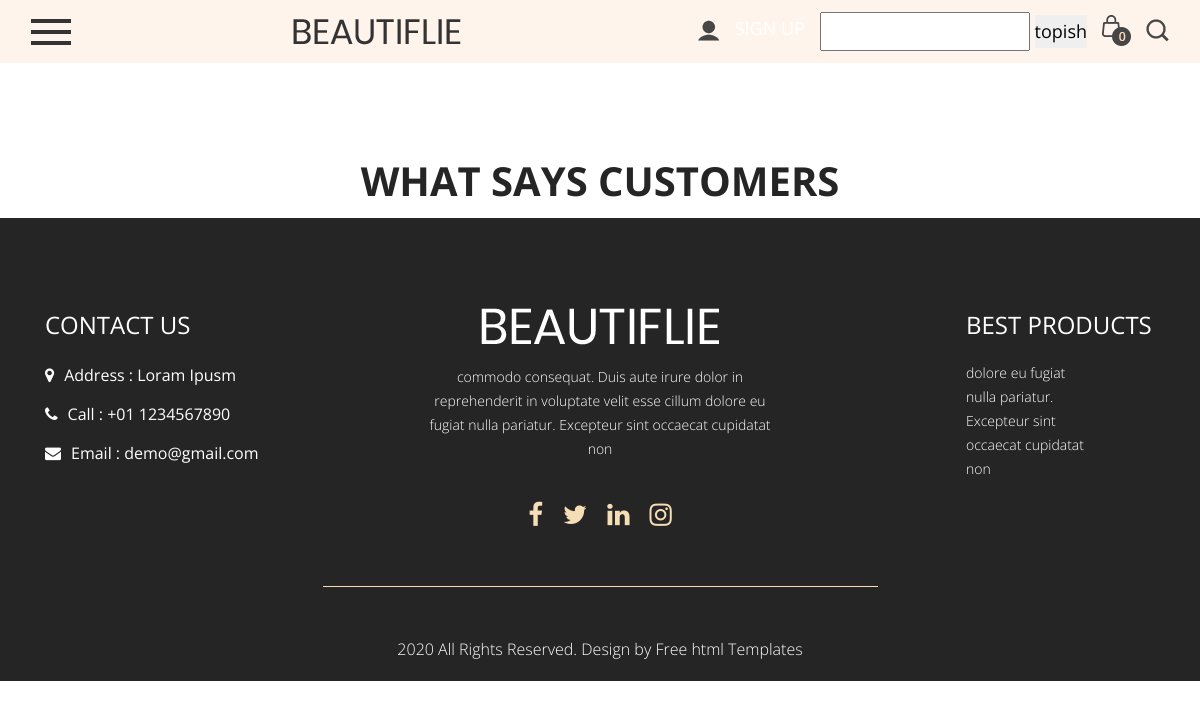
/client/, run on an earlier commit of the app's database.
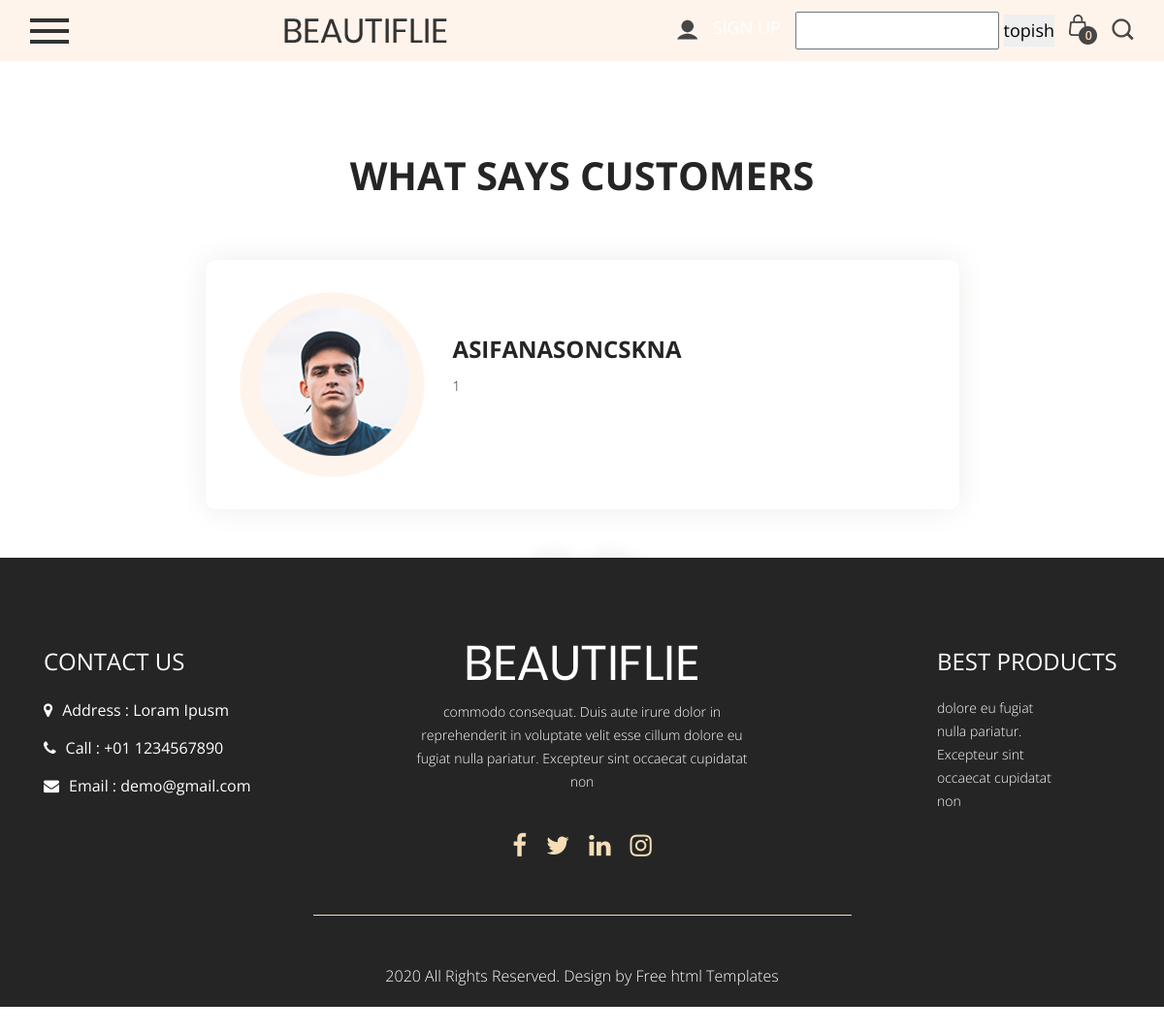
And on a later commit of the database.
### blog/models.py (models this page shows, shortened)
class Client(models.Model):
        name=models.CharField(max_length=20)
        txt=models.TextField()
        img=models.ImageField(upload_to='customers/')

### blog/views.py (the view)
# urls.py: path('client/', client, name='client'),
def client(request):
    client=Client.objects.all()
    context={
        "client": client
    }
    return render(request, 'pages/client.html', context = context)

### templates/pages/client.html (shortened to what this page needs)
{% extends 'base.html' %}
{% load static %}
{% block content %}
      <div class="customer_section layout_padding">
         <div class="container">
            <div class="row">
               <div class="col-sm-12">
                  <h1 class="customer_taital">What says customers</h1>
               </div>
            </div>
            <div id="main_slider" class="carousel slide" data-ride="carousel">
               <div class="carousel-inner">
                  {% for x in client%}
                  <div class="carousel-item {% if forloop.counter == 1 %}  active  {% endif %}">
                     <div class="client_section_2">
                        <div class="client_main">
                           <div class="client_left">
                              <div class="client_img"><img src="{{x.img.url}}"></div>
                           </div>
                           <div class="client_right">
                              <h3 class="name_text">{{x.name}}</h3>
                              <p class="dolor_text">{{x.txt}}</p>
                           </div>
                        </div>
                     </div>
                  </div>
                  {% endfor %}
            </div>
         </div>
      </div>
      {% endblock content %}

What changed in the data, as far as the page shows it:
added Client: img (picture), name "ASIFANASONCSKNA", txt "1"
